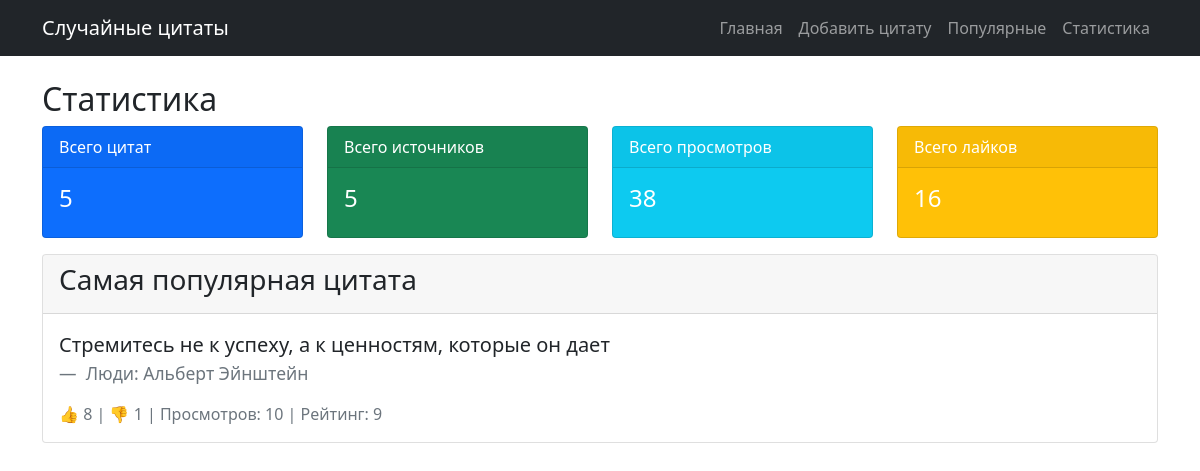
Before: /dashboard/ with the older database file.
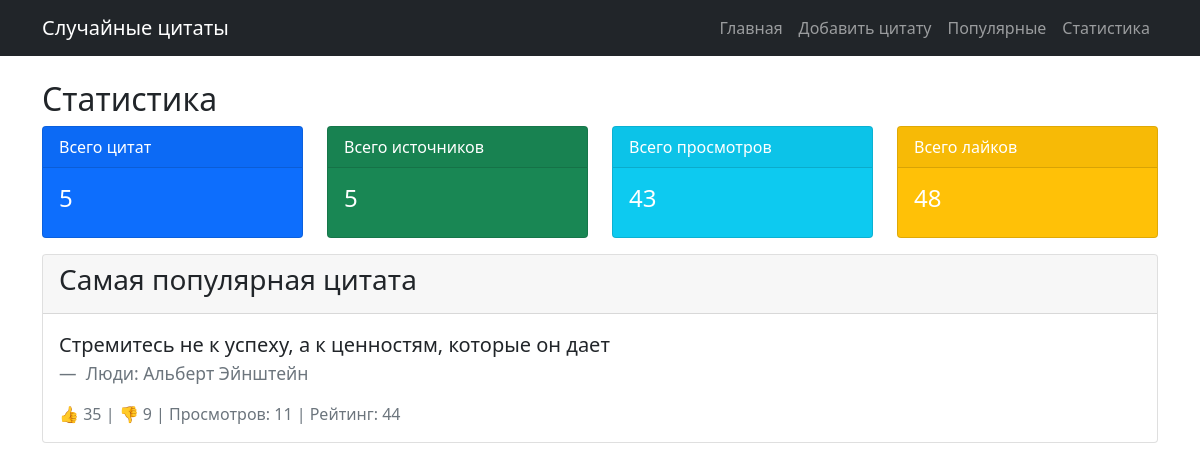
After: the same page with the newer database file.
### quotes/models.py (models this page shows, shortened)
class Quote(models.Model):
    text = models.TextField(verbose_name="Текст цитаты")
    source = models.ForeignKey(Source, on_delete=models.CASCADE, verbose_name="Источник")
    weight = models.PositiveIntegerField(default=1, verbose_name="Вес")
    views = models.PositiveIntegerField(default=0, verbose_name="Просмотры")
    likes = models.PositiveIntegerField(default=0, verbose_name="Лайки")
    dislikes = models.PositiveIntegerField(default=0, verbose_name="Дизлайки")
    created_at = models.DateTimeField(auto_now_add=True)
    updated_at = models.DateTimeField(auto_now=True)
    class Meta:
        unique_together = ['text', 'source']

class Source(models.Model):
    TYPE_CHOICES = [
        ('movie', 'Фильм'),
        ('book', 'Книга'),
        ('series', 'Сериал'),
        ('game', 'Игра'),
        ('person', 'Люди'),
        ('other', 'Другое'),
    ]
    name = models.CharField(max_length=200, verbose_name="Название")
    type = models.CharField(max_length=20, choices=TYPE_CHOICES, verbose_name="Тип")
    created_at = models.DateTimeField(auto_now_add=True)
    class Meta:
        unique_together = ['name', 'type']
    def __str__(self):
        return f"{self.get_type_display()}: {self.name}"

### quotes/views.py (the view)
# urls.py: path('dashboard/', views.dashboard, name='dashboard'),
def dashboard(request):
    quotes = Quote.objects.all()
    stats = {
        'total_quotes': quotes.count(),
        'total_sources': Source.objects.count(),
        'total_views': quotes.aggregate(total=Sum('views'))['total'] or 0,
        'total_likes': quotes.aggregate(total=Sum('likes'))['total'] or 0,
        'total_dislikes': quotes.aggregate(total=Sum('dislikes'))['total'] or 0,
        'most_popular': quotes.annotate(
            popularity=F('likes') - F('dislikes')
        ).order_by('-popularity').first(),
        'most_viewed': quotes.order_by('-views').first(),
    }
    return render(request, 'quotes/dashboard.html', {'stats': stats})

### quotes/templates/quotes/dashboard.html
{% extends 'quotes/base.html' %}
{% block content %}
<div class="row">
    <div class="col-12">
        <h2>Статистика</h2>
        <div class="row">
            <div class="col-md-3">
                <div class="card text-white bg-primary mb-3">
                    <div class="card-header">Всего цитат</div>
                    <div class="card-body">
                        <h4 class="card-title">{{ stats.total_quotes }}</h4>
                    </div>
                </div>
            </div>
            <div class="col-md-3">
                <div class="card text-white bg-success mb-3">
                    <div class="card-header">Всего источников</div>
                    <div class="card-body">
                        <h4 class="card-title">{{ stats.total_sources }}</h4>
                    </div>
                </div>
            </div>
            <div class="col-md-3">
                <div class="card text-white bg-info mb-3">
                    <div class="card-header">Всего просмотров</div>
                    <div class="card-body">
                        <h4 class="card-title">{{ stats.total_views }}</h4>
                    </div>
                </div>
            </div>
            <div class="col-md-3">
                <div class="card text-white bg-warning mb-3">
                    <div class="card-header">Всего лайков</div>
                    <div class="card-body">
                        <h4 class="card-title">{{ stats.total_likes }}</h4>
                    </div>
                </div>
            </div>
        </div>
        {% if stats.most_popular %}
        <div class="card">
            <div class="card-header">
                <h3>Самая популярная цитата</h3>
            </div>
            <div class="card-body">
                <blockquote class="blockquote">
                    <p>{{ stats.most_popular.text }}</p>
                    <footer class="blockquote-footer">
                        {{ stats.most_popular.source }}
                    </footer>
                </blockquote>
                <div class="text-muted">
                    👍 {{ stats.most_popular.likes }} | 👎 {{ stats.most_popular.dislikes }} |
                    Просмотров: {{ stats.most_popular.views }} |
                    Рейтинг: {{ stats.most_popular.likes|add:stats.most_popular.dislikes }}
                </div>
            </div>
        </div>
        {% endif %}
    </div>
</div>
{% endblock %}

Changed rows visible on the page:
changed Quote "Стремитесь не к успеху, а к ценностям, которые он дает": most_popular.likes "8" → "35"; most_popular.dislikes "1" → "9"; most_popular.views "10" → "11"; most_popular.likes|add "9" → "44"
Other visible differences:
{{ stats.total_views }}: "38" → "43"
{{ stats.total_likes }}: "16" → "48"
